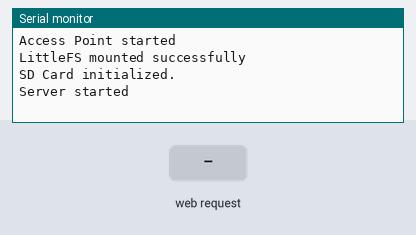
Simulated run of this sketch. Board: ESP32. Shown: the last lines printed to the serial monitor. Inputs (shaded band) come from the test bench. Storage starts empty.

Above: at 1.2 s.
1.3 s: HTTP request GET /download?file=1 received
At 1.9 s:
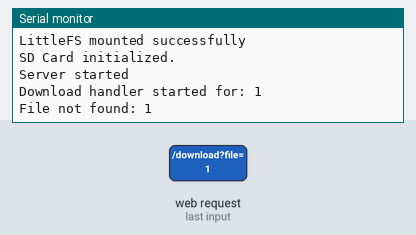
2.8 s: HTTP request GET /download?file=0 received
At 4.3 s:
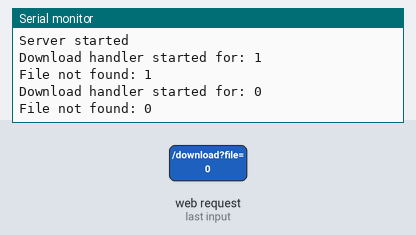

The sketch:

download.ino
```cpp
#include <WiFi.h>
#include <ESPAsyncWebServer.h>
#include <SD.h>
#include <SPI.h>
#include "LittleFS.h"

#define SD_CS 27    // Chip Select pin
#define SD_SCLK 14  // Clock pin
#define SD_MOSI 12  // MOSI pin
#define SD_MISO 13  // MISO pin

AsyncWebServer server(80);

void setup() {
  Serial.begin(115200);
  WiFi.softAP("ESP32_AP", "password123");  // Change SSID and password as needed
  Serial.println("Access Point started");

  if (!LittleFS.begin()) {
    Serial.println("An error has occurred while mounting LittleFS");
  } else {
    Serial.println("LittleFS mounted successfully");
  }

  SPI.begin(SD_SCLK, SD_MISO, SD_MOSI, SD_CS);
  SPI.setFrequency(1000000);
  while (!SD.begin(SD_CS)) {
    SPI.begin(SD_SCLK, SD_MISO, SD_MOSI, SD_CS);
    Serial.println("Searching for SD card...");
  }
  Serial.println("SD Card initialized.");

  // Serve the homepage
  server.on("/", HTTP_GET, [](AsyncWebServerRequest *request) {
    request->send(LittleFS, "/index.html", "text/html", false);
  });

  // Download handler
  server.on("/download", HTTP_GET, [](AsyncWebServerRequest *request) {
    String filename = request->getParam("file")->value();
    filename.trim();
    Serial.println("Download handler started for: " + filename);

    // URL encode the filename

    File file = SD.open(filename, "r");
    if (!file) {
      Serial.println("File not found: " + filename);
      request->send(404, "text/plain", "File not found");
      return;
    }

    // Send the file in chunks
    AsyncWebServerResponse *response = request->beginResponse("application/octet-stream", file.size(), [file](uint8_t *buffer, size_t maxLen, size_t total) mutable -> size_t {
      size_t bytesRead = file.read(buffer, maxLen);
      if (bytesRead == 0) {
        file.close();  // Close the file when done reading
      }
      return bytesRead;
    });

    // Set the Content-Disposition header to specify the filename
    // response->addHeader("Content-Disposition", "attachment; filename=\"" + encodedFilename + "\"");
    response->addHeader("Server", "ESP Async Web Server");
    request->send(response);
  });

  server.begin();
  Serial.println("Server started");
}

void loop() {
  // Nothing to do here
}
```

Measured:
- after the input at 1.3 s, the serial monitor: prints a new line at once (image 1)
- after the input at 2.8 s, the serial monitor: prints a new line at once (image 2)
